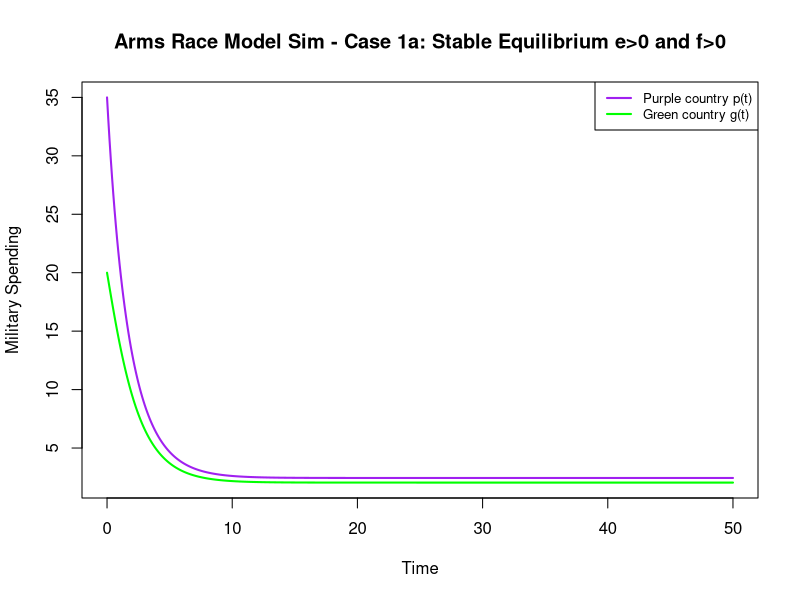
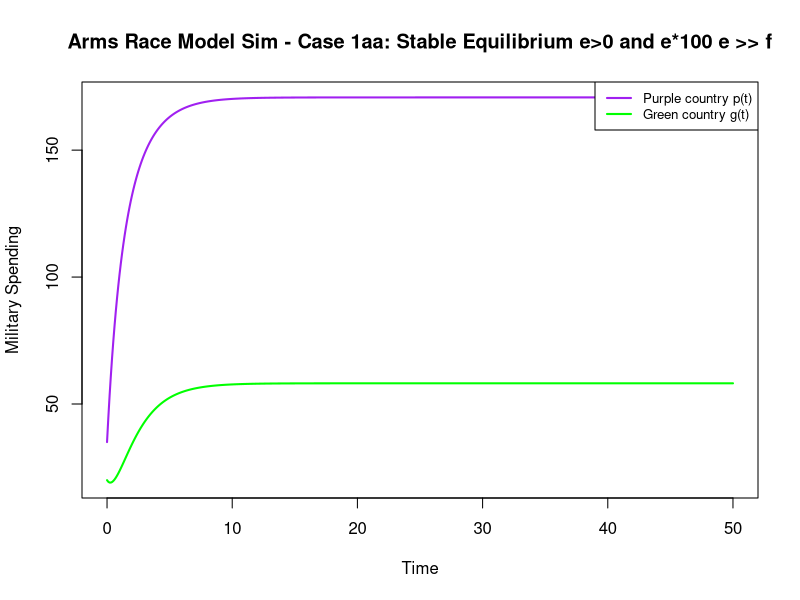
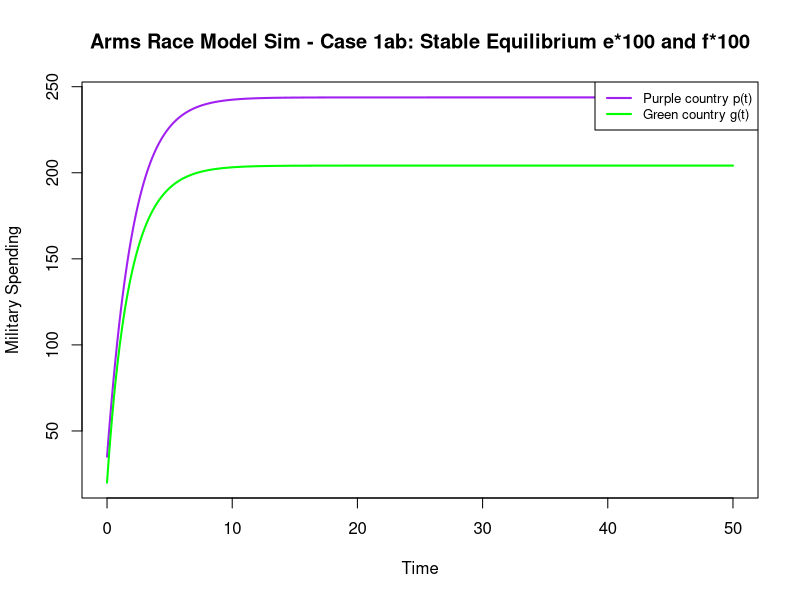
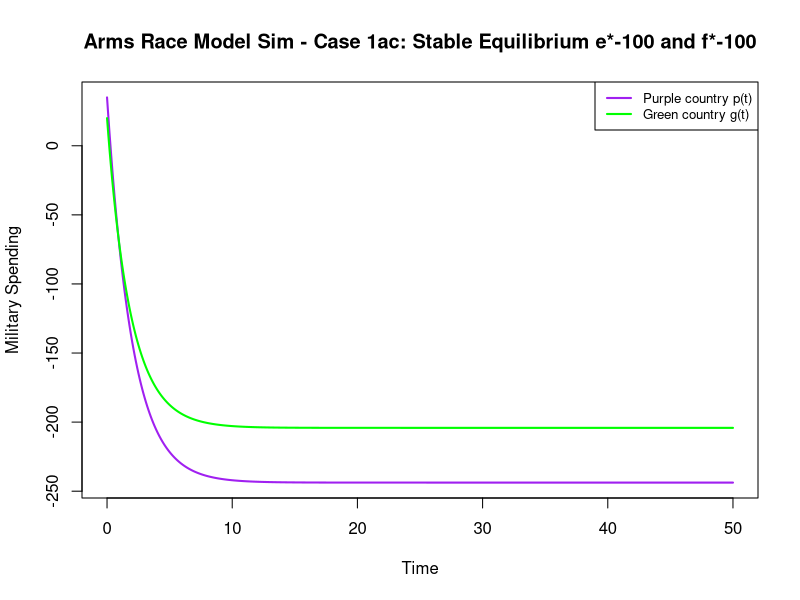
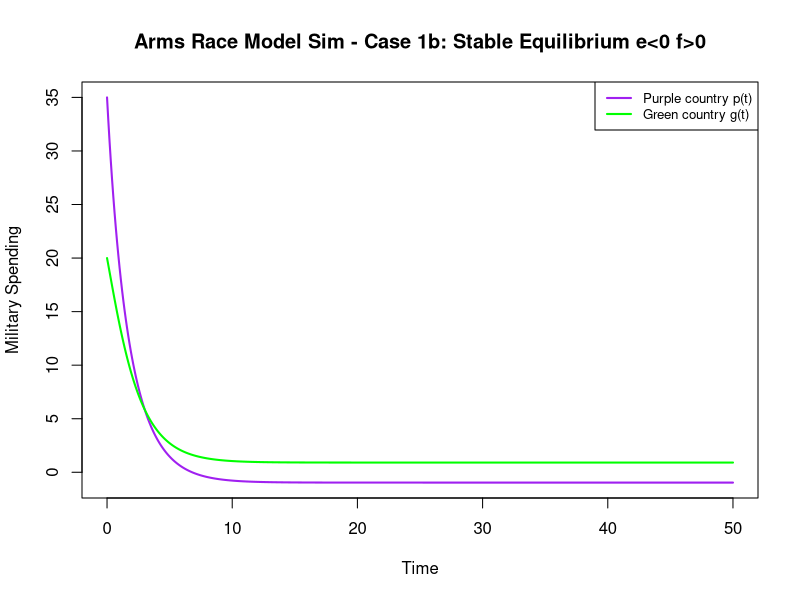
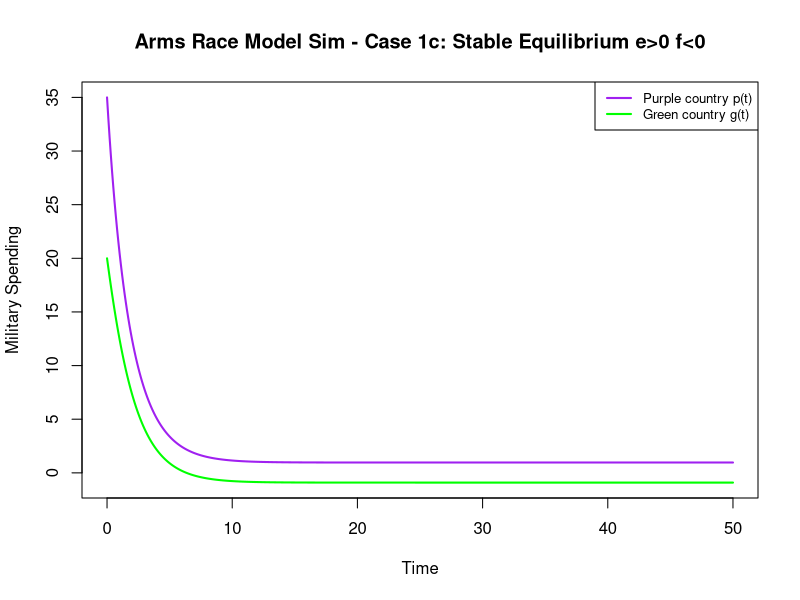
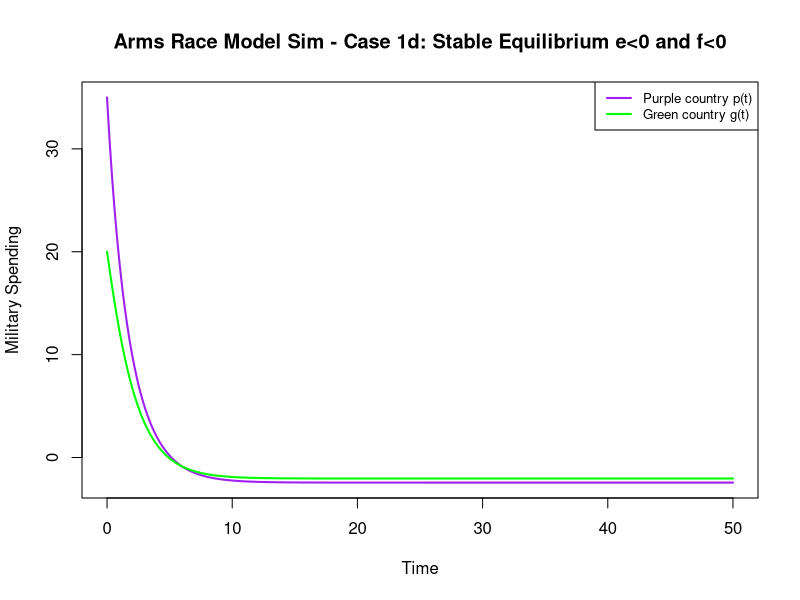
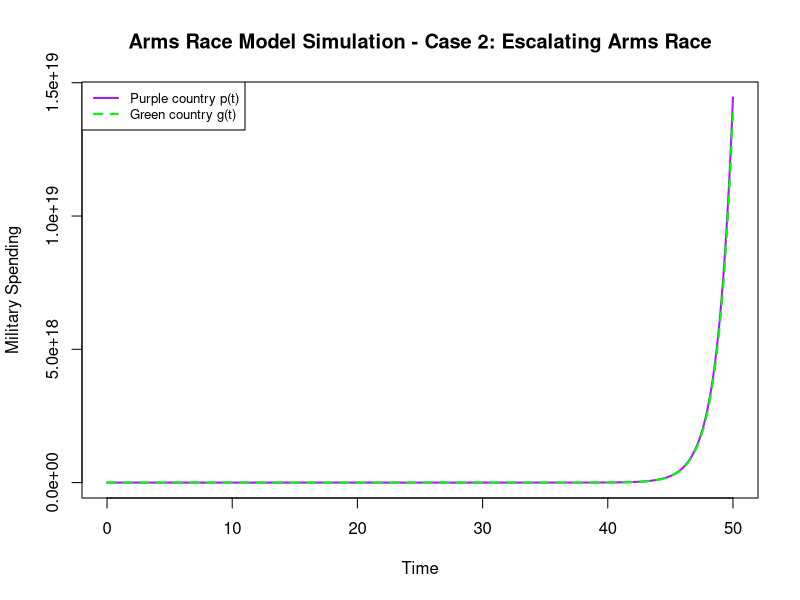

Recreate these plots in R, in order.
####################
# Arms Race Model
# Richardson Model
####################

#time values
t_vals <- seq(0, 50, by = 0.1)

#parameters - calibrated from the data points
#values of e and f shift the equilibrium but do not change stability results - confirm
e <- 1.13357055
f <- 1.10615370

#initial conditions determine the starting point of the simulation
#values below or above equilibrium affect whether spending initially increases or decreases
#p0 <- 12
#g0 <- 15
p0 <- 35
g0 <- 20

#create matrix to store model values: simulated spending levels of Purple and Green, respectively
arms <- matrix(NA, nrow = 2, ncol = length(t_vals))
arms[,1] <- c(p0, g0)

#Euler method to numerically simulate the arms race model
arms_model <- function(t_vals, arms, a, b, c, d, e, f){
  h <- t_vals[2] - t_vals[1]
  for(t in 2:length(t_vals)){
    
    p_prev <- arms[1, t-1]
    g_prev <- arms[2, t-1]
  
    dp <- a*g_prev - c*p_prev + e ## CANADA
    dg <- b*p_prev - d*g_prev + f ## USA
    
    p_new <- p_prev + h*dp
    g_new <- g_prev + h*dg
    
    arms[,t] <- c(p_new, g_new)
  }
  return(arms)
}

#Case 1: Stable Equilibrium (spending converges to a stable long-term level)
#Case 1a
model1 <- arms_model(t_vals, arms, a = 0.4, b = 0.3, c = 0.8, d = 0.9, e, f)
quartz(width=8, height=6)
plot(t_vals, model1[1,], type="l", col="purple", lwd=2,
     xlab="Time", ylab="Military Spending",
     main="Arms Race Model Sim - Case 1a: Stable Equilibrium e>0 and f>0",
     ylim = range(model1))
lines(t_vals, model1[2,], col="green", lwd=2)
legend("topright",
       legend=c("Purple country p(t)", "Green country g(t)"),
       col=c("purple","green"),
       lwd=2,
       cex=0.8)

#Case 1: Stable Equilibrium (spending converges to a stable long-term level)
#Case 1aa - Extremely large e
model1 <- arms_model(t_vals, arms, a = 0.4, b = 0.3, c = 0.8, d = 0.9, e=e*100, f)
quartz(width=8, height=6)
plot(t_vals, model1[1,], type="l", col="purple", lwd=2,
     xlab="Time", ylab="Military Spending",
     main="Arms Race Model Sim - Case 1aa: Stable Equilibrium e>0 and e*100 e >> f",
     ylim = range(model1))
lines(t_vals, model1[2,], col="green", lwd=2)
legend("topright",
       legend=c("Purple country p(t)", "Green country g(t)"),
       col=c("purple","green"),
       lwd=2,
       cex=0.8)

#Case 1: Stable Equilibrium (spending converges to a stable long-term level)
#Case 1ab - Extremely large e and f
model1 <- arms_model(t_vals, arms, a = 0.4, b = 0.3, c = 0.8, d = 0.9, e=e*100, f=f*100)
quartz(width=8, height=6)
plot(t_vals, model1[1,], type="l", col="purple", lwd=2,
     xlab="Time", ylab="Military Spending",
     main="Arms Race Model Sim - Case 1ab: Stable Equilibrium e*100 and f*100",
     ylim = range(model1))
lines(t_vals, model1[2,], col="green", lwd=2)
legend("topright",
       legend=c("Purple country p(t)", "Green country g(t)"),
       col=c("purple","green"),
       lwd=2,
       cex=0.8)

#Case 1: Stable Equilibrium (spending converges to a stable long-term level)
#Case 1ac - Extremely large and negative e and f
model1 <- arms_model(t_vals, arms, a = 0.4, b = 0.3, c = 0.8, d = 0.9, e=e*100*-1, f=f*100*-1)
quartz(width=8, height=6)
plot(t_vals, model1[1,], type="l", col="purple", lwd=2,
     xlab="Time", ylab="Military Spending",
     main="Arms Race Model Sim - Case 1ac: Stable Equilibrium e*-100 and f*-100",
     ylim = range(model1))
lines(t_vals, model1[2,], col="green", lwd=2)
legend("topright",
       legend=c("Purple country p(t)", "Green country g(t)"),
       col=c("purple","green"),
       lwd=2,
       cex=0.8)

# Case 1: Stable Equilibrium (spending converges to a stable long-term level)
# Case 1b, the green country eventually overtake purple even after 
model1 <- arms_model(t_vals, arms, a = 0.4, b = 0.3, c = 0.8, d = 0.9, e= -e, f)
quartz(width=8, height=6)
plot(t_vals, model1[1,], type="l", col="purple", lwd=2,
     xlab="Time", ylab="Military Spending",
     main="Arms Race Model Sim - Case 1b: Stable Equilibrium e<0 f>0",
     ylim = range(model1))
lines(t_vals, model1[2,], col="green", lwd=2)
legend("topright",
       legend=c("Purple country p(t)", "Green country g(t)"),
       col=c("purple","green"),
       lwd=2,
       cex=0.8)

# Case 1: Stable Equilibrium (spending converges to a stable long-term level)
# Case 1c
model1 <- arms_model(t_vals, arms, a = 0.4, b = 0.3, c = 0.8, d = 0.9, e, f=-f)
quartz(width=8, height=6)
plot(t_vals, model1[1,], type="l", col="purple", lwd=2,
     xlab="Time", ylab="Military Spending",
     main="Arms Race Model Sim - Case 1c: Stable Equilibrium e>0 f<0",
     ylim = range(model1))
lines(t_vals, model1[2,], col="green", lwd=2)
legend("topright",
       legend=c("Purple country p(t)", "Green country g(t)"),
       col=c("purple","green"),
       lwd=2,
       cex=0.8)

# Case 1: Stable Equilibrium (spending converges to a stable long-term level)
# Case 1d, Interesting Case
model1 <- arms_model(t_vals, arms, a = 0.4, b = 0.3, c = 0.8, d = 0.9, e=-e, f=-f)
quartz(width=8, height=6)
plot(t_vals, model1[1,], type="l", col="purple", lwd=2,
     xlab="Time", ylab="Military Spending",
     main="Arms Race Model Sim - Case 1d: Stable Equilibrium e<0 and f<0",
     ylim = range(model1))
lines(t_vals, model1[2,], col="green", lwd=2)
legend("topright",
       legend=c("Purple country p(t)", "Green country g(t)"),
       col=c("purple","green"),
       lwd=2,
       cex=0.8)

#Case 2: Escalating Arms Race (over time, both nations continue to keep increasing spending)
model2 <- arms_model(t_vals, arms, a = 1.2, b = 1.1, c = 0.3, d = 0.3, e, f)
quartz(width=8, height=6)
plot(t_vals, model2[1,], type="l", col="purple", lwd=2,
     xlab="Time", ylab="Military Spending",
     main="Arms Race Model Simulation - Case 2: Escalating Arms Race",
     ylim = range(model2))
lines(t_vals, model2[2,], col="green", lwd=2, lty=2)
legend("topleft",
       legend=c("Purple country p(t)", "Green country g(t)"),
       col=c("purple","green"),
       lwd=2,
       lty=c(1,2),
       cex=0.8)

#Case 3: Asymmetric Arms Race (countries respond differently, leading to different long-term spending levels)
model3 <- arms_model(t_vals, arms, a = 1.5, b = 0.3, c = 0.8, d = 0.9, e, f)
quartz(width=8, height=6)
plot(t_vals, model3[1,], type="l", col="purple", lwd=2,
     xlab="Time", ylab="Military Spending",
     main="Arms Race Model Simulation - Case 3: Asymmetric Arms Race",
     ylim = range(model3))
lines(t_vals, model3[2,], col="green", lwd=2)
legend("topright",
       legend=c("Purple country p(t)", "Green country g(t)"),
       col=c("purple","green"),
       lwd=2,
       cex=0.6)

####################################
### Phase Diagrams for each Case ###
####################################

# Helper: draw a base R phase portrait (vector field + nullclines + trajectory)
draw_phase_portrait <- function(model_data, a, b, cc, d, e, f, p0, g0,
                                main_title, n_grid = 14) {

  # Plot limits with padding
  p_rng <- range(model_data[1,])
  g_rng <- range(model_data[2,])
  p_lim <- p_rng + c(-1, 1) * diff(p_rng) * 0.15
  g_lim <- g_rng + c(-1, 1) * diff(g_rng) * 0.15

  # Equilibrium: solve cc*p - a*g = e, -b*p + d*g = f  → det = cc*d - a*b
  det_val <- cc * d - a * b
  if (abs(det_val) > 1e-10) {
    p_eq <- (e * d + a * f) / det_val
    g_eq <- (cc * f + b * e) / det_val
    has_eq <- p_eq >= p_lim[1] && p_eq <= p_lim[2] &&
              g_eq >= g_lim[1] && g_eq <= g_lim[2]
  } else {
    has_eq <- FALSE
  }

  # Blank canvas
  plot(NA, xlim = p_lim, ylim = g_lim,
       xlab = "Purple spending p(t)", ylab = "Green spending g(t)",
       main = main_title)

  # Vector field
  p_grid <- seq(p_lim[1], p_lim[2], length.out = n_grid)
  g_grid <- seq(g_lim[1], g_lim[2], length.out = n_grid)
  scl    <- min(diff(p_lim), diff(g_lim)) / (n_grid * 1.8)
  for (pi in p_grid) {
    for (gi in g_grid) {
      dp  <- a * gi - cc * pi + e
      dg  <- b * pi -  d * gi + f
      mag <- sqrt(dp^2 + dg^2)
      if (mag > 0)
        arrows(pi, gi,
               pi + (dp / mag) * scl, gi + (dg / mag) * scl,
               length = 0.05, col = "gray70", lwd = 0.6)
    }
  }

  # Nullclines: dp/dt=0 → g = (cc*p - e)/a  |  dg/dt=0 → g = (b*p + f)/d
  p_seq <- seq(p_lim[1], p_lim[2], length.out = 300)
  lines(p_seq, (cc * p_seq - e) / a, col = "red",        lty = 2, lwd = 1.8)
  lines(p_seq, (b  * p_seq + f) / d, col = "darkorange", lty = 2, lwd = 1.8)

  # Trajectory
  lines(model_data[1,], model_data[2,], col = "blue", lwd = 2)

  # Direction arrow at ~40% along trajectory
  mid <- round(ncol(model_data) * 0.4)
  arrows(model_data[1, mid], model_data[2, mid],
         model_data[1, mid + 1], model_data[2, mid + 1],
         length = 0.12, col = "blue", lwd = 2)

  # Start / end points
  points(p0, g0, col = "red", pch = 19, cex = 1.3)
  text(p0, g0, "Start", pos = 4, cex = 0.8)
  n_t <- ncol(model_data)
  points(model_data[1, n_t], model_data[2, n_t], col = "navy", pch = 17, cex = 1.3)
  text(model_data[1, n_t], model_data[2, n_t], "End", pos = 4, cex = 0.8)

  # Equilibrium
  if (has_eq) {
    points(p_eq, g_eq, col = "black", pch = 8, cex = 1.8, lwd = 2)
    text(p_eq, g_eq, sprintf("Eq (%.1f, %.1f)", p_eq, g_eq), pos = 3, cex = 0.75)
  }

  legend("topleft", cex = 0.72, bg = "white",
         legend = c("Trajectory", "P-nullcline (dp/dt=0)", "G-nullcline (dg/dt=0)",
                    "Start", "End", "Equilibrium"),
         col    = c("blue", "red", "darkorange", "red", "navy", "black"),
         lty    = c(1, 2, 2, NA, NA, NA),
         pch    = c(NA, NA, NA, 19, 17, 8),
         lwd    = c(2, 1.8, 1.8, NA, NA, 2))
}

# Phase portrait for Case 1
quartz(width = 7, height = 6)
draw_phase_portrait(model1, a = 0.4, b = 0.3, cc = 0.8, d = 0.9, e = e, f = f,
                    p0 = p0, g0 = g0,
                    main_title = "Phase Portrait: Case 1 - Stable Equilibrium")

# Phase portrait for Case 2
quartz(width = 7, height = 6)
draw_phase_portrait(model2, a = 1.2, b = 1.1, cc = 0.3, d = 0.3, e = e, f = f,
                    p0 = p0, g0 = g0,
                    main_title = "Phase Portrait: Case 2 - Escalating Arms Race")

# Phase portrait for Case 3
quartz(width = 7, height = 6)
draw_phase_portrait(model3, a = 1.5, b = 0.3, cc = 0.8, d = 0.9, e = e, f = f,
                    p0 = p0, g0 = g0,
                    main_title = "Phase Portrait: Case 3 - Asymmetric Arms Race")
